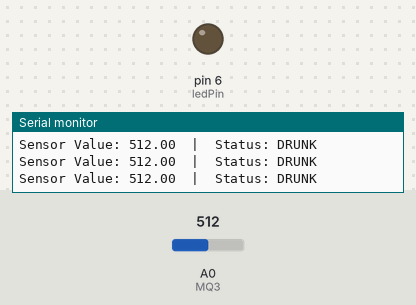
Recording of a sketch running on a simulated Arduino Uno, built with avr-gcc and run on an emulated ATmega328P. Shown: output pins drawn as LEDs (lit = HIGH), the last lines printed to the serial monitor. The inputs (shaded band) are chosen by the test bench; at power-on: A0 (MQ3) = 512.

Above: at 3.2 s.
3.3 s: A0 (MQ3) set to 686
6.3 s: A0 (MQ3) set to 719
At 6.9 s:
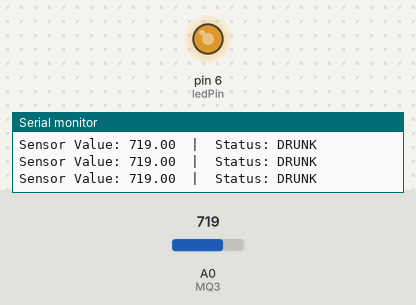
7.8 s: A0 (MQ3) set to 1023
At 8.3 s:
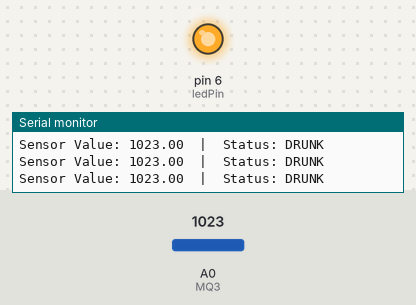
Timing chart, 0 to 10.8 s (numbered marks = the images above; inputs shaded):
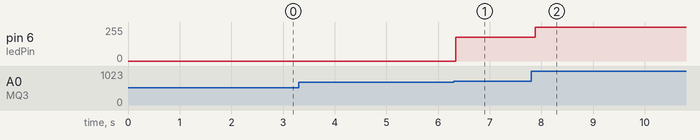

The sketch:

mq3.ino
```cpp
#define Sober 200   // Define max value that we consider sober
#define Drunk 400   // Define min value that we consider drunk
#define MQ3 0
#define ledPin 6
float sensorValue;  //variable to store sensor value
void setup() {
  Serial.begin(9600); // sets the serial port to 9600
  pinMode(ledPin, OUTPUT);
  digitalWrite(ledPin, LOW);
  Serial.println("MQ3 Heating Up!");
  delay(2000); // allow the MQ3 to warm up
}
void loop() {
  sensorValue = analogRead(MQ3); // read analog input pin 0
  Serial.print("Sensor Value: ");
  Serial.print(sensorValue);
  // Return analog moisture value
  // Determine the status
  if (sensorValue < Sober) {
    Serial.println("  |  Status: Sober");
  } else if (sensorValue >= Sober && sensorValue < Drunk) {
    Serial.println("  |  Status: Drinking but within legal limits");
  } else {
    Serial.println("  |  Status: DRUNK");
  }
  unsigned int outputValue = map(sensorValue, 0, 1023, 0, 255);
  if (sensorValue > 700) {
    analogWrite(ledPin, outputValue); // generate PWM signal
  }
  else {
    digitalWrite(ledPin, LOW);
  }
  return outputValue;
  delay(2000); // wait 2s for next reading
}
```

Measured:
- the behaviour switches between 700 and 701 on A0 (MQ3) (found by bisection; images 0 and 1)
- after the input at 6.3 s, pin 6 (ledPin): 0/255 → 179/255 at once
- after the input at 7.8 s, pin 6 (ledPin): 179/255 → 255/255 after 0.08 s
